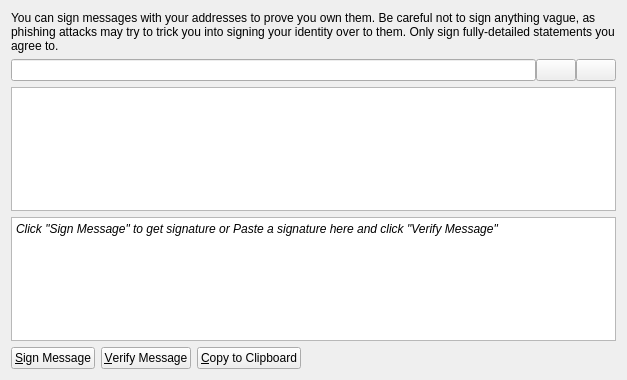
<?xml version="1.0" encoding="UTF-8"?>
<ui version="4.0">
 <class>MessagePage</class>
 <widget class="QWidget" name="MessagePage">
  <property name="geometry">
   <rect>
    <x>0</x>
    <y>0</y>
    <width>627</width>
    <height>380</height>
   </rect>
  </property>
  <property name="windowTitle">
   <string>Message</string>
  </property>
  <layout class="QVBoxLayout" name="verticalLayout">
   <item>
    <widget class="QLabel" name="labelExplanation">
     <property name="text">
      <string>You can sign messages with your addresses to prove you own them. Be careful not to sign anything vague, as phishing attacks may try to trick you into signing your identity over to them. Only sign fully-detailed statements you agree to.</string>
     </property>
     <property name="textFormat">
      <enum>Qt::AutoText</enum>
     </property>
     <property name="wordWrap">
      <bool>true</bool>
     </property>
    </widget>
   </item>
   <item>
    <layout class="QHBoxLayout" name="horizontalLayout_3">
     <property name="spacing">
      <number>0</number>
     </property>
     <item>
      <widget class="QValidatedLineEdit" name="signFrom">
       <property name="toolTip">
        <string>The address to sign the message with  (e.g. 1NS17iag9jJgTHD1VXjvLCEnZuQ3rJDE9L)</string>
       </property>
       <property name="maxLength">
        <number>54</number>
       </property>
      </widget>
     </item>
     <item>
      <widget class="QPushButton" name="addressBookButton">
       <property name="toolTip">
        <string>Choose address from address book</string>
       </property>
       <property name="text">
        <string/>
       </property>
       <property name="icon">
        <iconset resource="../Nexus.qrc">
         <normaloff>:/icons/address-book</normaloff>:/icons/address-book</iconset>
       </property>
       <property name="shortcut">
        <string>Alt+A</string>
       </property>
       <property name="autoDefault">
        <bool>false</bool>
       </property>
       <property name="flat">
        <bool>false</bool>
       </property>
      </widget>
     </item>
     <item>
      <widget class="QPushButton" name="pasteButton">
       <property name="toolTip">
        <string>Paste address from clipboard</string>
       </property>
       <property name="text">
        <string/>
       </property>
       <property name="icon">
        <iconset resource="../Nexus.qrc">
         <normaloff>:/icons/editpaste</normaloff>:/icons/editpaste</iconset>
       </property>
       <property name="shortcut">
        <string>Alt+P</string>
       </property>
       <property name="autoDefault">
        <bool>false</bool>
       </property>
      </widget>
     </item>
    </layout>
   </item>
   <item>
    <widget class="QTextEdit" name="message">
     <property name="toolTip">
      <string>Enter the message you want to sign here</string>
     </property>
	 <property name="sizeHint" stdset="0">
	 <size>
     <height>240</height>
	 </size>
	 </property>
    </widget>
   </item>
   <item>
    <widget class="QTextEdit" name="signature">
     <property name="font">
      <font>
       <italic>true</italic>
      </font>
     </property>
	 <property name="sizeHint" stdset="0">
	 <size>
     <height>80</height>
	 </size>
	 </property>
     <property name="text">
      <string>Click &quot;Sign Message&quot; to get signature or Paste a signature here and click &quot;Verify Message&quot;</string>
     </property>
     <property name="readOnly">
      <bool>false</bool>
     </property>
    </widget>
   </item>
   <item>
    <layout class="QHBoxLayout" name="horizontalLayout">
     <item>
      <widget class="QPushButton" name="signMessage">
       <property name="toolTip">
        <string>Sign a message to prove you own this address</string>
       </property>
       <property name="text">
        <string>&amp;Sign Message</string>
       </property>
       <property name="icon">
        <iconset resource="../Nexus.qrc">
         <normaloff>:/icons/edit</normaloff>:/icons/edit</iconset>
       </property>
      </widget>
     </item>
	 <item>
     <widget class="QPushButton" name="verifyMessage">
       <property name="toolTip">
        <string>Generate an Address from Signature and Message.</string>
       </property>
       <property name="text">
        <string>&amp;Verify Message</string>
       </property>
       <property name="icon">
        <iconset resource="../Nexus.qrc">
         <normaloff>:/icons/synced</normaloff>:/icons/synced</iconset>
       </property>
      </widget>
     </item>
     <item>
      <widget class="QPushButton" name="copyToClipboard">
       <property name="toolTip">
        <string>Copy the current signature to the system clipboard</string>
       </property>
       <property name="text">
        <string>&amp;Copy to Clipboard</string>
       </property>
       <property name="icon">
        <iconset resource="../Nexus.qrc">
         <normaloff>:/icons/editcopy</normaloff>:/icons/editcopy</iconset>
       </property>
      </widget>
     </item>
     <item>
      <spacer name="horizontalSpacer">
       <property name="orientation">
        <enum>Qt::Horizontal</enum>
       </property>
       <property name="sizeHint" stdset="0">
        <size>
         <width>40</width>
         <height>20</height>
        </size>
       </property>
      </spacer>
     </item>
    </layout>
   </item>
  </layout>
 </widget>
 <customwidgets>
  <customwidget>
   <class>QValidatedLineEdit</class>
   <extends>QLineEdit</extends>
   <header>util/qvalidatedlineedit.h</header>
  </customwidget>
 </customwidgets>
 <resources>
  <include location="../Nexus.qrc"/>
 </resources>
 <connections/>
</ui>
